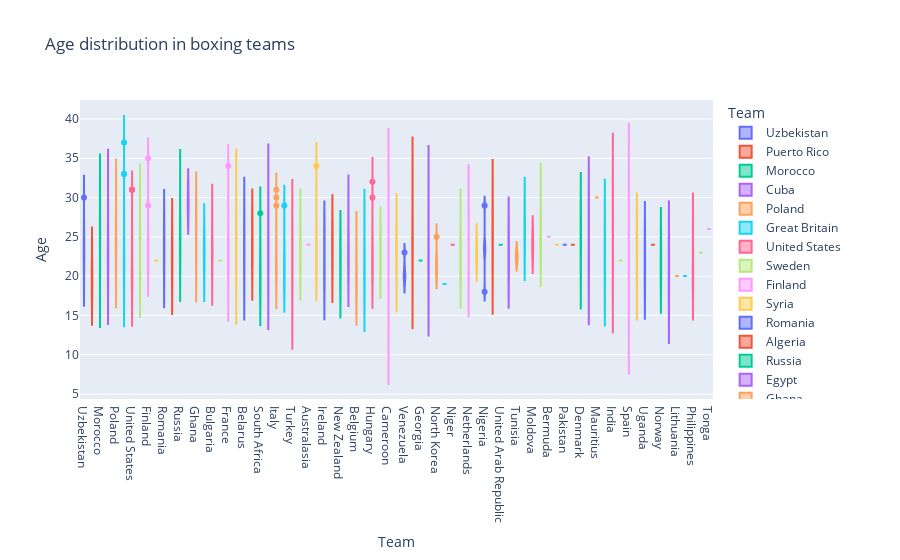

Source (notebook cell):
### Code cell
# violin plot
fig = px.violin(
    df_boxing,
    x="Team",
    y="Age",
    color="Team",
    title="Age distribution in boxing teams",
)
fig.show()
